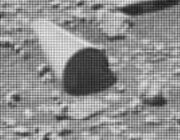
#> input picture figures/cylinder_crop_raw.png, 180 x 140 px, found by its file name
$ python generate_camera_orbit.py   (older library calls are emulated)
#> lines starting #> are read from the running program, lines starting #| are printed output that depends on the picture
"""
Synthesize the 3D perspective shift straight down the cylinder's longitudinal axis,
with the camera oriented so the ground contact shadow is kept strictly at the BOTTOM (6 o'clock)
and the lit top hull / flank is at the TOP (12 o'clock).
"""
import os, sys
ROOT_DIR = os.path.dirname(os.path.dirname(os.path.abspath(__file__)))
os.chdir(ROOT_DIR)
sys.path.insert(0, ROOT_DIR)


import os
import cv2
import numpy as np
import matplotlib.pyplot as plt
from matplotlib.patches import Circle
from matplotlib.gridspec import GridSpec

workspace = r"d:\tmp\CYLINDER ANALYSIS"
raw = cv2.imread(os.path.join(workspace, "figures/cylinder_crop_raw.png"), cv2.IMREAD_GRAYSCALE)
#> raw is the input picture: shape (140, 180); min 21, max 237, mean 142.1
clean = cv2.bilateralFilter(raw, d=5, sigmaColor=50, sigmaSpace=50)
H, W = raw.shape  # 140, 180
#> H = 140; W = 180

# 1. Sobel Gradient
gx = cv2.Sobel(clean, cv2.CV_64F, 1, 0, ksize=3)
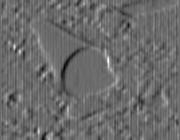
#> gx: shape (140, 180) float64; min -295, max 408, mean 0.1; drawn with min black and max white
gy = cv2.Sobel(clean, cv2.CV_64F, 0, 1, ksize=3)
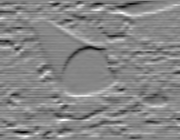
#> gy: shape (140, 180) float64; min -393, max 354, mean 0.7; drawn with min black and max white
mag = np.hypot(gx, gy)
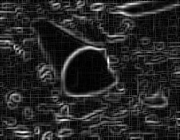
#> mag: shape (140, 180) float64; min 0, max 411.1, mean 62.2; drawn with min black and max white

# 2. User's exact yellow line top plane generator:
p_tail = np.array([46.0, 20.3])
p_apex = np.array([97.9, 49.2])
d_hull = p_apex - p_tail
alpha_deg = float(np.degrees(np.arctan2(d_hull[1], d_hull[0])))  # 29.06 deg
alpha_rad = np.radians(alpha_deg)

# Cylinder face center and semi-axes:
cx, cy = 85.49, 71.48
a_fit = 26.47  # major semi-axis
b_fit = 21.25  # minor semi-axis
phi_deg = alpha_deg + 90.0  # 119.06 deg (strictly perpendicular to yellow line)

# Aspect ratio and tilt:
aspect_ratio = b_fit / a_fit  # 0.8028
theta_deg = float(np.degrees(np.arccos(aspect_ratio)))  # 36.60 deg
stretch_max = a_fit / b_fit  # 1.2457

# 3. Perspective shift de-projection function with shadow strictly at the bottom:
def orbit_view(img, t, out_dim=280, target_radius=75.0):
#> called with t = 0.33, out_dim = 280, target_radius = 75
    current_stretch = 1.0 + t * (stretch_max - 1.0)
    current_scale = target_radius / a_fit

    # Align major axis to X, minor to Y:
    rad_align = np.radians(-phi_deg)
    R_align = np.array([
        [np.cos(rad_align), -np.sin(rad_align)],
        [np.sin(rad_align),  np.cos(rad_align)]
    ])

    # Scale and stretch:
    S = np.array([
        [current_scale, 0.0],
        [0.0, current_scale * current_stretch]
    ])

    # Display rotation of 180 deg puts lit top hull at 12 o'clock and shadow at 6 o'clock (BOTTOM):
    rad_disp = np.radians(180.0)
    R_disp = np.array([
        [np.cos(rad_disp), -np.sin(rad_disp)],
        [np.sin(rad_disp),  np.cos(rad_disp)]
    ])

    M_2x2 = R_disp @ S @ R_align
    offset = np.array([out_dim / 2.0, out_dim / 2.0]) - M_2x2 @ np.array([cx, cy])

    M_warp = np.zeros((2, 3), dtype=np.float32)
    M_warp[:2, :2] = M_2x2
    M_warp[:2, 2] = offset

    warped = cv2.warpAffine(img, M_warp, (out_dim, out_dim), flags=cv2.INTER_CUBIC, borderMode=cv2.BORDER_REFLECT)
    return warped, M_warp

# Generate the sequence of views:
view_33 = orbit_view(raw, 0.33)[0]
view_66 = orbit_view(raw, 0.66)[0]
view_100, M_final = orbit_view(raw, 1.0)
#> call 3 of orbit_view, with t = 1, out_dim = 280, target_radius = 75
#> in orbit_view (call 3), `warped = cv2.warpAffine(img, M_warp, (out_dim, out_dim), flags=cv2.INT..`:
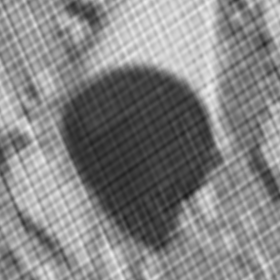
#> warped: shape (280, 280); min 27, max 239, mean 131.9
#> M_final = [[1.38, -2.48, 199.1], [3.08, 1.72, -246.4]]
mag_100, _ = orbit_view(mag.astype(np.float32), 1.0)
clean_100, _ = orbit_view(clean, 1.0)

# 4. Generate Comprehensive Publication-Quality Presentation
plt.style.use('dark_background')
fig = plt.figure(figsize=(20, 11), dpi=300)
fig.patch.set_facecolor('#07090e')
gs = GridSpec(2, 12, figure=fig, hspace=0.28, wspace=0.35)

# Top Row: 4 subplots spanning 3 columns each
ax1 = fig.add_subplot(gs[0, 0:3])
ax2 = fig.add_subplot(gs[0, 3:6])
ax3 = fig.add_subplot(gs[0, 6:9])
ax4 = fig.add_subplot(gs[0, 9:12])

# Bottom Row: 3 subplots spanning 4 columns each
ax5 = fig.add_subplot(gs[1, 0:4])
ax6 = fig.add_subplot(gs[1, 4:8])
ax7 = fig.add_subplot(gs[1, 8:12])

# Panel 1: Original View with User's Yellow Line and Red Arrow
ax1.set_facecolor('#07090e')
ax1.imshow(raw, cmap='gray', origin='upper', extent=[0, W, H, 0])
ax1.plot([p_tail[0], p_apex[0]], [p_tail[1], p_apex[1]], color='#ffff00', linewidth=2.5,
         label=f'Top Plane Generator ($\\alpha = {alpha_deg:.1f}^\\circ$)')
# Draw red curved arrow:
import matplotlib.patches as patches
style = "Simple, tail_width=2.5, head_width=8, head_length=8"
kw = dict(arrowstyle=style, color="#ff1744", linewidth=1.5)
arrow = patches.FancyArrowPatch((p_tail[0]-5, p_tail[1]), (p_apex[0]-5, p_tail[1]-12),
                               connectionstyle="arc3,rad=-.4", **kw)
ax1.add_patch(arrow)
ax1.text(35, 10, "Camera Swing\n(Red Arrow)", color='#ff1744', fontsize=9.5, fontweight='bold')
ax1.set_title("1. Oblique Perspective\n(User Yellow Line & Red Arrow)", fontsize=11, fontweight='bold', color='#e0e6ed')
ax1.set_xlim(0, W); ax1.set_ylim(H, 0)
ax1.legend(loc='lower left', fontsize=8, facecolor='#121824', edgecolor='#ffff00')

# Panel 2: 33% Shift
ax2.set_facecolor('#07090e')
ax2.imshow(view_33[20:260, 20:260], cmap='gray', origin='upper')
ax2.annotate("Top Hull (Up)", xy=(120, 45), color='#ffff00', fontsize=8, fontweight='bold', ha='center')
ax2.annotate("Shadow (Bottom)", xy=(120, 195), color='#40c4ff', fontsize=8, fontweight='bold', ha='center')
ax2.set_title(f"2. Perspective Shift: 33%\n$\\theta_{{eff}} = {theta_deg*0.33:.1f}^\\circ$", fontsize=11, fontweight='bold', color='#e0e6ed')
ax2.axis('off')

# Panel 3: 66% Shift
ax3.set_facecolor('#07090e')
ax3.imshow(view_66[20:260, 20:260], cmap='gray', origin='upper')
ax3.annotate("Top Hull (Up)", xy=(120, 45), color='#ffff00', fontsize=8, fontweight='bold', ha='center')
ax3.annotate("Shadow (Bottom)", xy=(120, 195), color='#40c4ff', fontsize=8, fontweight='bold', ha='center')
ax3.set_title(f"3. Perspective Shift: 66%\n$\\theta_{{eff}} = {theta_deg*0.66:.1f}^\\circ$", fontsize=11, fontweight='bold', color='#e0e6ed')
ax3.axis('off')

# Panel 4: 100% Head-On View (Looking Straight Down Longitudinal Axis)
ax4.set_facecolor('#07090e')
ax4.imshow(view_100[20:260, 20:260], cmap='gray', origin='upper')
circ4 = Circle((120, 120), radius=75.0, edgecolor='#00e5ff', facecolor='none', linewidth=2.5,
               label='Euclidean Circle ($R=75\\,\\mathrm{px}$)')
ax4.add_patch(circ4)
ax4.plot(120, 120, '+', color='#ff1744', markersize=10, markeredgewidth=2)
ax4.annotate("Top Hull (Up)", xy=(120, 45), color='#ffff00', fontsize=8, fontweight='bold', ha='center')
ax4.annotate("Shadow (Bottom)", xy=(120, 195), color='#40c4ff', fontsize=8, fontweight='bold', ha='center')
ax4.set_title(f"4. 100% Head-On View\n(Straight Down Axis: $\\theta = {theta_deg:.1f}^\\circ$)", fontsize=11, fontweight='bold', color='#00e5ff')
ax4.legend(loc='lower left', fontsize=8, facecolor='#121824', edgecolor='#00e5ff')
ax4.axis('off')

# Bottom Row: Large High-Resolution Head-On Analysis Products (Shadow at Bottom!)
# Panel 5: Large Raw Head-On Face
ax5.set_facecolor('#07090e')
ax5.imshow(view_100, cmap='gray', origin='upper')
circ5 = Circle((140, 140), radius=75.0, edgecolor='#00e5ff', facecolor='none', linewidth=2.5,
               label='True Circle ($R=75\\,\\mathrm{px}$)')
ax5.add_patch(circ5)
ax5.plot(140, 140, '+', color='#ff1744', markersize=10, markeredgewidth=2)
ax5.annotate("Lit Top Hull (Up - 12 o'clock)", xy=(140, 65), xytext=(140, 32),
             ha='center', color='#ffff00', fontsize=10, fontweight='bold',
             arrowprops=dict(facecolor='#ffff00', edgecolor='none', shrink=0.08, width=1.5, headwidth=5))
ax5.annotate("Ground Contact Shadow (Bottom - 6 o'clock)", xy=(140, 215), xytext=(140, 252),
             ha='center', color='#40c4ff', fontsize=10, fontweight='bold',
             arrowprops=dict(facecolor='#40c4ff', edgecolor='none', shrink=0.08, width=1.5, headwidth=5))
ax5.set_title("5. Raw Sensor Head-On View (Shadow Kept at Bottom)", fontsize=12, fontweight='bold', color='#00e5ff')
ax5.legend(loc='lower left', fontsize=8.5, facecolor='#121824', edgecolor='#00e5ff')
ax5.set_xlim(10, 270); ax5.set_ylim(270, 10)

# Panel 6: Sobel Gradient Magnitude Head-On
ax6.set_facecolor('#07090e')
ax6.imshow(mag_100, cmap='magma', origin='upper')
circ6 = Circle((140, 140), radius=75.0, edgecolor='#00e5ff', facecolor='none', linewidth=2.5, linestyle='--',
               label='Conformal Circular Rim')
ax6.add_patch(circ6)
ax6.annotate("Upper Rim Arc (Sunlit)", xy=(140, 65), xytext=(140, 32),
             ha='center', color='#00e5ff', fontsize=9.5, fontweight='bold',
             arrowprops=dict(facecolor='#00e5ff', edgecolor='none', shrink=0.08, width=1.2, headwidth=4))
ax6.annotate("Lower Rim Arc (Shadow Boundary)", xy=(140, 215), xytext=(140, 252),
             ha='center', color='#00e5ff', fontsize=9.5, fontweight='bold',
             arrowprops=dict(facecolor='#00e5ff', edgecolor='none', shrink=0.08, width=1.2, headwidth=4))
ax6.set_title("6. Sobel Gradient Magnitude (Head-On Conformal Rim)", fontsize=12, fontweight='bold', color='#e0e6ed')
ax6.legend(loc='lower left', fontsize=8.5, facecolor='#121824', edgecolor='#00e5ff')
ax6.set_xlim(10, 270); ax6.set_ylim(270, 10)

# Panel 7: Bilateral Denoised Head-On
ax7.set_facecolor('#07090e')
ax7.imshow(clean_100, cmap='gray', origin='upper')
circ7 = Circle((140, 140), radius=75.0, edgecolor='#76ff03', facecolor='none', linewidth=2.5,
               label='Head-On Rim Boundary')
ax7.add_patch(circ7)
ax7.annotate("Top (12 o'clock)", xy=(140, 65), xytext=(140, 32),
             ha='center', color='#76ff03', fontsize=9.5, fontweight='bold',
             arrowprops=dict(facecolor='#76ff03', edgecolor='none', shrink=0.08, width=1.2, headwidth=4))
ax7.annotate("Shadow (6 o'clock)", xy=(140, 215), xytext=(140, 252),
             ha='center', color='#76ff03', fontsize=9.5, fontweight='bold',
             arrowprops=dict(facecolor='#76ff03', edgecolor='none', shrink=0.08, width=1.2, headwidth=4))
ax7.set_title("7. Bilateral Denoised Head-On Face (Shadow at Bottom)", fontsize=12, fontweight='bold', color='#76ff03')
ax7.legend(loc='lower left', fontsize=8.5, facecolor='#121824', edgecolor='#76ff03')
ax7.set_xlim(10, 270); ax7.set_ylim(270, 10)

plt.suptitle("NASA Curiosity Sol 3556: 3D Perspective Shift Straight Down Longitudinal Axis\nTop Plane Angle Basis ($\\alpha = 29.1^\\circ$) | Ground Contact Shadow Kept Strictly at Bottom (6 o'clock)",
             fontsize=14, fontweight='bold', color='#ffffff', y=0.98)

out_fig = os.path.join(workspace, "figures/camera_orbit_straight_down_axis.png")
plt.savefig(out_fig, dpi=300, facecolor=fig.get_facecolor(), edgecolor='none')
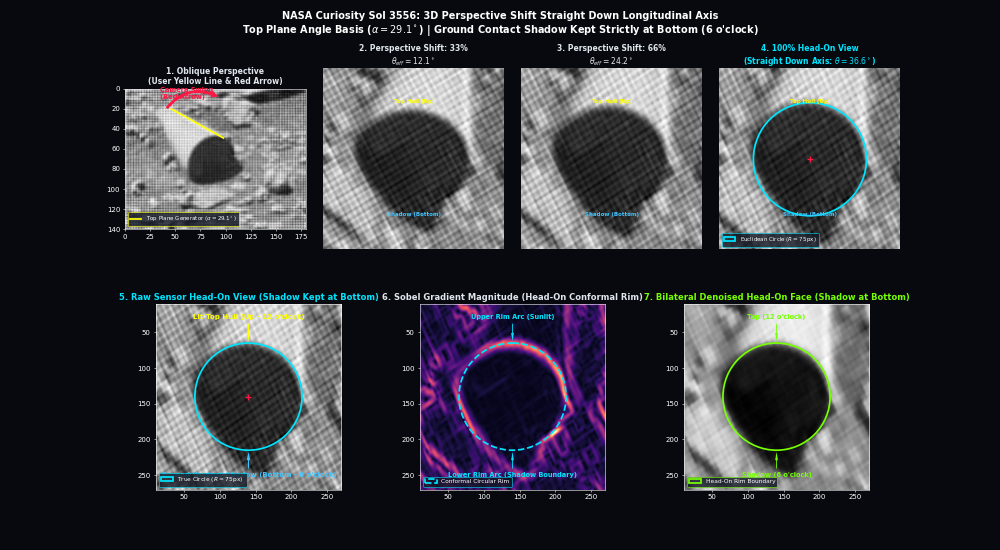
#> figure drawn by matplotlib, 7 panels
plt.close()
print(f"Saved {out_fig}")

# Also save standalone high-res images:
out_headon_raw = os.path.join(workspace, "face_straight_down_axis_raw.png")
cv2.imwrite(out_headon_raw, view_100[20:260, 20:260])
print(f"Saved {out_headon_raw}")

out_headon_clean = os.path.join(workspace, "face_straight_down_axis_clean.png")
cv2.imwrite(out_headon_clean, clean_100[20:260, 20:260])
print(f"Saved {out_headon_clean}")

out_headon_sobel = os.path.join(workspace, "face_straight_down_axis_sobel.png")
mag_norm = np.clip(mag_100[20:260, 20:260] / 400.0 * 255.0, 0, 255).astype(np.uint8)
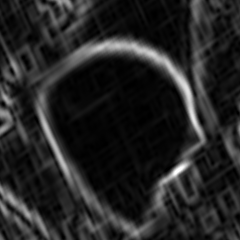
#> mag_norm: shape (240, 240); min 0, max 255, mean 36.9
cv2.imwrite(out_headon_sobel, cv2.applyColorMap(mag_norm, cv2.COLORMAP_MAGMA))
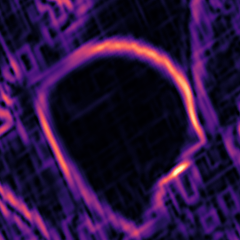
#> saved as face_straight_down_axis_sobel.png: shape (240, 240, 3); mean B, G, R 60.8, 15.9, 42.3
print(f"Saved {out_headon_sobel}")

$ run again, with figures/cylinder_red_shadow_blue_full.png copied over figures/cylinder_crop_raw.png
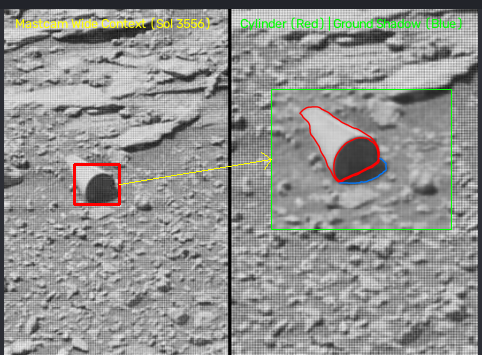
#> input picture figures/cylinder_red_shadow_blue_full.png, 482 x 355 px, found by its file name
#> in orbit_view (call 3), `warped = cv2.warpAffine(img, M_warp, (out_dim, out_dim), flags=cv2.INT..`:
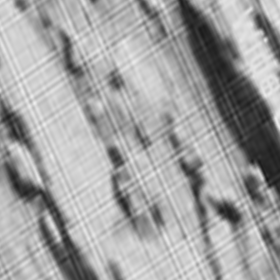
#> warped: shape (280, 280); min 22, max 237, mean 161.1
#> M_final = [[1.38, -2.48, 199.1], [3.08, 1.72, -246.4]]
#> `cv2.imwrite(out_headon_sobel, cv2.applyColorMap(mag_norm, cv2.COLORMAP..`:
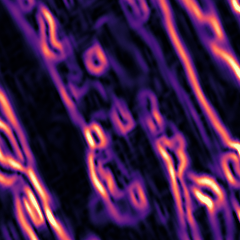
#> saved as face_straight_down_axis_sobel.png: shape (240, 240, 3); mean B, G, R 71.1, 26.6, 64.6
